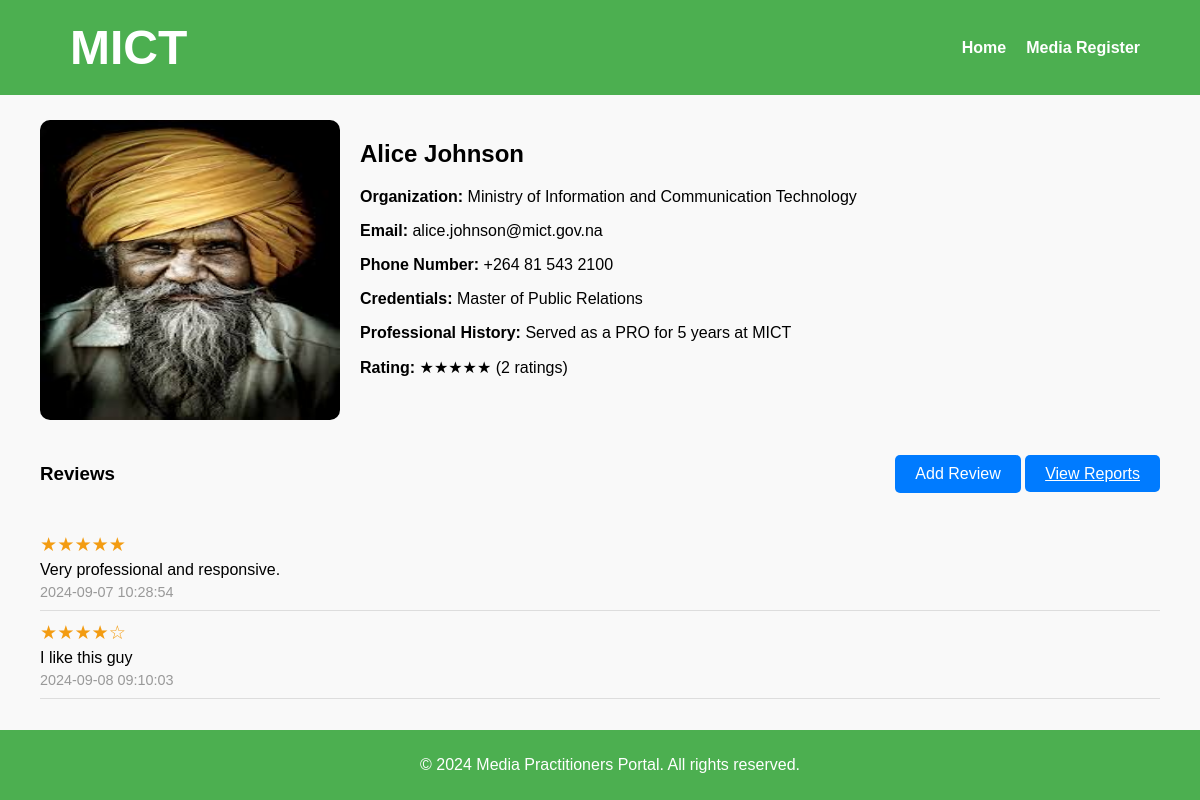
The page /pro_profile.php?id=1 on the database its author committed.
### tables this page shows
CREATE TABLE `public_relations_officers` (
  `id` int(11) NOT NULL,
  `first_name` varchar(255) NOT NULL,
  `last_name` varchar(255) NOT NULL,
  `email` varchar(255) NOT NULL,
  `phone_number` varchar(50) DEFAULT NULL,
  `agency_id` int(11) DEFAULT NULL,
  `credentials` text DEFAULT NULL,
  `professional_history` text DEFAULT NULL,
  `created_at` timestamp NOT NULL DEFAULT current_timestamp(),
  `updated_at` timestamp NOT NULL DEFAULT current_timestamp() ON UPDATE current_timestamp(),
  `profile_image` varchar(255) DEFAULT NULL
);

CREATE TABLE `agencies` (
  `id` int(11) NOT NULL,
  `name` varchar(255) NOT NULL,
  `contact_info` text DEFAULT NULL,
  `created_at` timestamp NOT NULL DEFAULT current_timestamp()
);

CREATE TABLE `feedback` (
  `id` int(11) NOT NULL,
  `pro_id` int(11) DEFAULT NULL,
  `feedback_text` text DEFAULT NULL,
  `rating` int(11) DEFAULT NULL CHECK (`rating` between 1 and 5),
  `sentiment_score` float DEFAULT 0,
  `submitted_at` timestamp NOT NULL DEFAULT current_timestamp()
);

### Public/pro_profile.php (the view, shortened to what this page needs)
<?php
include 'components/db_connect.php';
include 'components/header.php';
$pro_id = isset($_GET['id']) ? intval($_GET['id']) : 0;
$sql = "SELECT pro.first_name, pro.last_name, pro.email, pro.phone_number, pro.credentials, pro.professional_history, pro.profile_image, a.name AS organization_name, AVG(f.rating) AS avg_rating, COUNT(f.id) AS num_ratings
        FROM public_relations_officers pro
        LEFT JOIN agencies a ON pro.agency_id = a.id
        LEFT JOIN feedback f ON pro.id = f.pro_id
        WHERE pro.id = ?
        GROUP BY pro.id";
$stmt = $conn->prepare($sql);
$stmt->bind_param("i", $pro_id);
$stmt->execute();
$result = $stmt->get_result();
$pro = $result->fetch_assoc();
$sql_feedback = "SELECT f.rating, f.feedback_text, f.submitted_at
                 FROM feedback f
                 WHERE f.pro_id = ?";
$stmt_feedback = $conn->prepare($sql_feedback);
$stmt_feedback->bind_param("i", $pro_id);
$stmt_feedback->execute();
$result_feedback = $stmt_feedback->get_result();
?>
<main>
<div class="container">
    <div class="profile-container">
        <div class="profile-image">
            <img src="<?php echo 'pro-img/' . htmlspecialchars($pro['profile_image']); ?>" alt="Profile Image">
        </div>
        <div class="profile-details">
            <h2><?php echo htmlspecialchars($pro['first_name'] . ' ' . $pro['last_name']); ?></h2>
            <p><strong>Organization:</strong> <?php echo htmlspecialchars($pro['organization_name']); ?></p>
            <p><strong>Email:</strong> <?php echo htmlspecialchars($pro['email']); ?></p>
            <p><strong>Phone Number:</strong> <?php echo htmlspecialchars($pro['phone_number']); ?></p>
            <p><strong>Credentials:</strong> <?php echo nl2br(htmlspecialchars($pro['credentials'])); ?></p>
            <p><strong>Professional History:</strong> <?php echo nl2br(htmlspecialchars($pro['professional_history'])); ?></p>
            <p><strong>Rating:</strong>
                <?php
                $rating = round($pro['avg_rating']);
                echo str_repeat("&#9733;", $rating) . str_repeat("&#9734;", 5 - $rating);
                echo " (" . $pro['num_ratings'] . " ratings)";
                ?>
            </p>
        </div>
    </div>
    <div class="reviews-header">
    <h3>Reviews</h3>
    <div>
        <button id="addReviewBtn" class="btn btn-primary">Add Review</button>
        <a href="view_reports.php?id=<?php echo $pro_id; ?>" class="btn btn-primary">View Reports</a>
    </div>
</div>
    <div class="reviews-container">
        <?php
        if ($result_feedback->num_rows > 0) {
            while($row_feedback = $result_feedback->fetch_assoc()) {
                $rating = $row_feedback['rating'];
                echo "<div class='review'>
                        <div class='review-rating'>" . str_repeat("&#9733;", $rating) . str_repeat("&#9734;", 5 - $rating) . "</div>
                        <div class='review-text'>" . htmlspecialchars($row_feedback['feedback_text']) . "</div>
                        <div class='review-date'>" . htmlspecialchars($row_feedback['submitted_at']) . "</div>
                      </div>";
            }
        } else {
            echo "<p>No reviews found.</p>";
        }
        ?>
    </div>
</div>
</main>
<?php include 'components/footer.php'; ?>

### Public/styles/styles.css (style rules this page uses)
body { font-family: Arial, sans-serif; margin: 0; padding: 0; background-color: #f9f9f9; }
main { padding: 20px; max-width: 1200px; margin: 0 auto; }
.container { margin-top: 80px; padding: 20px; }
.profile-details { max-width: 600px; }
button { background-color: #4CAF50; color: white; padding: 10px 20px; border: none; border-radius: 5px; cursor: pointer; }

### Public/pro_profile.php (style rules this page uses)
.profile-container { display: flex; align-items: flex-start; margin-bottom: 20px; }
.profile-image img { width: 300px; height: 300px; border-radius: 10px; margin-right: 20px; }
.profile-details { max-width: 600px; }
.reviews-header { display: flex; justify-content: space-between; align-items: center; margin-bottom: 20px; }
.reviews-container { margin-top: 20px; }
.review { border-bottom: 1px solid #ddd; padding: 10px 0; }
.review-rating { font-size: 1.2em; color: #f39c12; }
.review-text { margin: 5px 0; }
.review-date { font-size: 0.9em; color: #999; }
.btn { padding: 10px 20px; border: none; border-radius: 5px; color: #fff; cursor: pointer; font-size: 16px; }
.btn-primary { background-color: #007bff; }

### rows shown on the page
public_relations_officers: profile_image (picture), first_name+last_name "Alice Johnson", agency.name "Ministry of Information and Communication Technology", email "alice.johnson@mict.gov.na", phone_number "+264 81 543 2100", credentials "Master of Public Relations", professional_history "Served as a PRO for 5 years at MICT"
feedback: rating "★★★★★", feedback_text "Very professional and responsive.", submitted_at "2024-09-07 10:28:54"
feedback: rating "★★★★", rating "☆", feedback_text "I like this guy", submitted_at "2024-09-08 09:10:03"

### other values the page prints
str_repeat("&#9733;", $rating) "★★★★★"
$pro['num_ratings'] "2"
